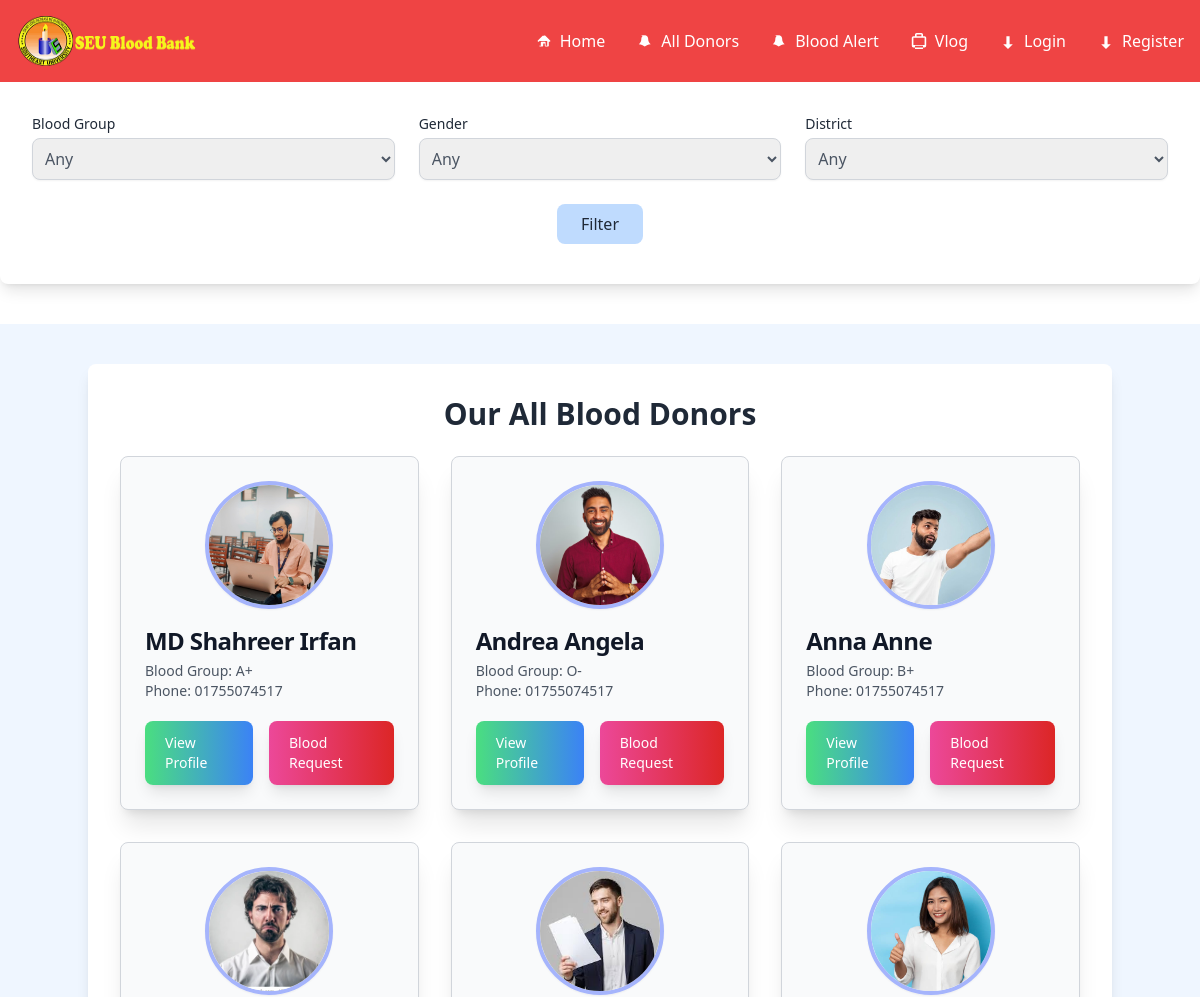
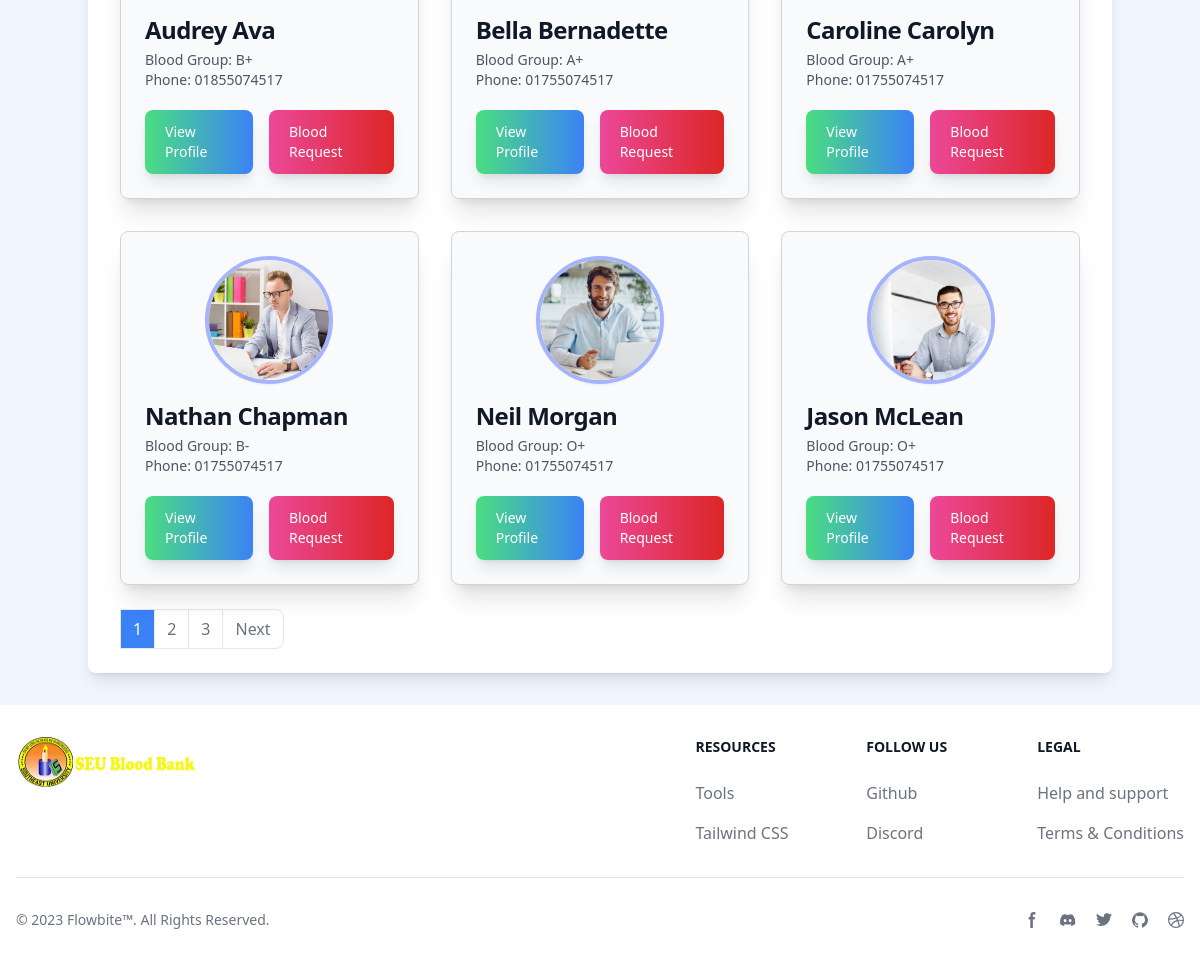
Screenshot of /donors/ with the database file from the repository (2 pictures, top to bottom).
### Accounts/models.py (models this page shows, shortened)
class UserProfile(models.Model):
    user = models.OneToOneField(User, on_delete=models.CASCADE)
    phone_number = models.CharField(max_length=15, null=True, blank=True)
    blood_group = models.CharField(max_length=10, choices=BLOOD_GROUP)
    birth_date = models.DateField(null=True, blank=True)
    gender = models.CharField(max_length=20, choices=GENDER)
    image = models.ImageField(upload_to='Accounts/images/', null=True, blank=True)
    last_donation_date = models.DateField(null=True, blank=True)
    district = models.CharField(max_length=20, choices=DISTRICT_CHOICES, null=True, blank=True)
    height = models.FloatField(null=True, blank=True)
    weight = models.DecimalField(max_digits=5, decimal_places=2, null=True, blank=True)  # Weight in kilograms

### donationcenters/views.py (the view)
# urls.py: path('donors/', include('donationcenters.urls')),
def donors(request):
    query = Q()
    blood_group = request.GET.get('blood_group')
    gender = request.GET.get('gender')
    district = request.GET.get('district')
    if blood_group:
        query &= Q(blood_group=blood_group)
    if gender:
        query &= Q(gender=gender)
    if district:
        query &= Q(district=district)
    user_profiles_list = UserProfile.objects.select_related('user').filter(query)
    paginator = Paginator(user_profiles_list, 9)
    page = request.GET.get('page')
    try:
        user_profiles = paginator.page(page)
    except PageNotAnInteger:
        user_profiles = paginator.page(1)
    except EmptyPage:
        user_profiles = paginator.page(paginator.num_pages)
    filter_url = reverse('donors') + '?'
    if blood_group:
        filter_url += 'blood_group=' + blood_group + '&'
    if gender:
        filter_url += 'gender=' + gender + '&'
    if district:
        filter_url += 'district=' + district + '&'
    context = {
        'user_profiles': user_profiles,
        'BLOOD_GROUP': BLOOD_GROUP,
        'GENDER': GENDER,
        'DISTRICT_CHOICES': DISTRICT_CHOICES,
        'filter_url': filter_url,
        'blood_group': blood_group,
        'gender': gender,
        'district': district,
    }
    return render(request, 'donationcenters/all_donor.html', context)

### donationcenters/templates/donationcenters/all_donor.html (shortened to what this page needs)
{% extends 'base.html' %}
{% load static %}
{% block body %}
<form method="get" class="pb-10 mb-6 bg-white rounded-lg shadow-lg p-8">
    <div class="grid grid-cols-1 md:grid-cols-3 gap-6">
        <div>
            <label for="blood_group" class="block text-sm font-medium text-gray-800">Blood Group</label>
            <select id="blood_group" name="blood_group" class="mt-1 block w-full rounded-lg border border-gray-300 shadow-sm p-2 focus:border-blue-300 focus:ring focus:ring-blue-200 focus:ring-opacity-50 text-gray-600">
                <option value="">Any</option>
            </select>
        </div>
        <div>
            <label for="gender" class="block text-sm font-medium text-gray-800">Gender</label>
            <select id="gender" name="gender" class="mt-1 block w-full rounded-lg border border-gray-300 shadow-sm p-2 focus:border-blue-300 focus:ring focus:ring-blue-200 focus:ring-opacity-50 text-gray-600">
                <option value="">Any</option>
            </select>
        </div>
        <div>
            <label for="district" class="block text-sm font-medium text-gray-800">District</label>
            <select id="district" name="district" class="mt-1 block w-full rounded-lg border border-gray-300 shadow-sm p-2 focus:border-blue-300 focus:ring focus:ring-blue-200 focus:ring-opacity-50 text-gray-600">
                <option value="">Any</option>
            </select>
        </div>
    </div>
    <div class="mt-6 flex justify-center">
        <button type="submit" class="py-2 px-6 bg-blue-200 rounded-lg font-medium text-gray-800 hover:bg-blue-300 focus:outline-none focus:ring-2 focus:ring-blue-300 transition duration-150 ease-in-out">
            Filter
        </button>
    </div>
</form>
<section class="py-8 bg-blue-50 mt-10 pt-10">
    <div class="container mx-auto p-8 bg-white rounded-lg shadow-lg">
        <h1 class="text-3xl font-bold text-center text-gray-800 dark:text-white mb-6">Our All Blood Donors</h1>
        <div class="grid grid-cols-1 md:grid-cols-2 lg:grid-cols-3 gap-8">
            {% for profile in user_profiles %}
            <div class="transition-transform transform hover:scale-110 duration-300 ease-in-out max-w-sm bg-gray-50 rounded-lg shadow-xl border border-gray-300 overflow-hidden hover:shadow-2xl dark:bg-gray-800">
                <div class="p-6">
                    <div class="flex justify-center">
                        {% if profile.image %}
                            <img class="h-32 w-32 rounded-full object-cover border-4 border-indigo-300 shadow-sm" src="{{ profile.image.url }}" alt="{{ profile.user.username }}">
                        {% else %}
                            <img class="h-32 w-32 rounded-full object-cover border-4 border-indigo-300 shadow-sm" src="/static/images/default_profile.png" alt="Default Profile">
                        {% endif %}
                    </div>
                    <div class="text-left mt-4">
                        <h5 class="text-2xl font-extrabold tracking-tight text-gray-900 dark:text-white">
                            {{ profile.user.get_full_name|default:profile.user.username }}
                        </h5>
                        <p class="text-sm text-gray-600 dark:text-gray-400 mt-1">
                            Blood Group: {{ profile.blood_group }}
                        </p>
                        <p class="text-sm text-gray-600 dark:text-gray-400">
                            Phone: {{ profile.phone_number }}
                        </p>
                    </div>
                    <div class="flex space-x-4 justify-start mt-5">
                        <a href="{% url 'user_profile' username=profile.user.username %}"
                            class="inline-flex items-center px-5 py-3 text-sm font-medium text-white bg-gradient-to-r from-green-400 to-blue-500 rounded-lg hover:bg-gradient-to-br focus:outline-none focus:ring-2 focus:ring-green-300 dark:focus:ring-blue-800 shadow-lg">
                            View Profile
                        </a>
                        <a href="{% url 'create_blood_request' %}"
                            class="inline-flex items-center px-5 py-3 text-sm font-medium text-white bg-gradient-to-r from-pink-500 to-red-600 rounded-lg hover:bg-gradient-to-br focus:outline-none focus:ring-2 focus:ring-pink-300 dark:focus:ring-red-800 shadow-lg">
                            Blood Request
                        </a>
                    </div>
                </div>
            </div>
            {% endfor %}
        </div>
        <div class="mt-8">
            <nav aria-label="Page navigation example">
                <ul class="inline-flex -space-x-px">
                    {% for num in user_profiles.paginator.page_range %}
                        {% if num >= user_profiles.number|add:'-3' and num <= user_profiles.number|add:'3' %}
                        <li>
                            {% if user_profiles.number == num %}
                            <a href="{{ filter_url }}page={{ num }}" id="pagination-page-{{ num }}" class="px-3 py-2 leading-tight  bg-blue-500 text-white hover:bg-blue-600 border dark:border-gray-700 dark:bg-gray-700 dark:text-white">
                                {{ num }}
                            </a>
                            {% else %}
                            <a href="{{ filter_url }}page={{ num }}" id="pagination-page-{{ num }}" class="px-3 py-2 leading-tight text-gray-500 bg-white border hover:bg-gray-100 dark:bg-gray-800 dark:text-gray-400 dark:hover:bg-gray-700 dark:hover:text-white">
                                {{ num }}
                            </a>
                            {% endif %}
                        </li>
                        {% endif %}
                    {% endfor %}
                    {% if user_profiles.has_next %}
                    <li>
                        <a href="{{ filter_url }}page={{ user_profiles.next_page_number }}" id="pagination-next" class="px-3 py-2 leading-tight text-gray-500 bg-white border rounded-r-lg hover:bg-gray-100 dark:bg-gray-800 dark:text-gray-400 dark:hover:bg-gray-700 dark:hover:text-white">Next</a>
                    </li>
                    {% endif %}
                </ul>
            </nav>
        </div>
    </div>
</section>
{% endblock %}

### rows the page displays
UserProfile: image (picture), user.get_full_name "MD Shahreer Irfan", blood_group "A+", phone_number "01755074517"
UserProfile: image (picture), user.get_full_name "Andrea Angela", blood_group "O-", phone_number "01755074517"
UserProfile: image (picture), user.get_full_name "Anna Anne", blood_group "B+", phone_number "01755074517"
UserProfile: image (picture), user.get_full_name "Audrey Ava", blood_group "B+", phone_number "01855074517"
UserProfile: image (picture), user.get_full_name "Bella Bernadette", blood_group "A+", phone_number "01755074517"
UserProfile: image (picture), user.get_full_name "Caroline Carolyn", blood_group "A+", phone_number "01755074517"
UserProfile: image (picture), user.get_full_name "Nathan Chapman", blood_group "B-", phone_number "01755074517"
UserProfile: image (picture), user.get_full_name "Neil Morgan", blood_group "O+", phone_number "01755074517"
UserProfile: image (picture), user.get_full_name "Jason McLean", blood_group "O+", phone_number "01755074517"

### other values shown
{{ num }} "1"
{{ num }} "2" "3"
